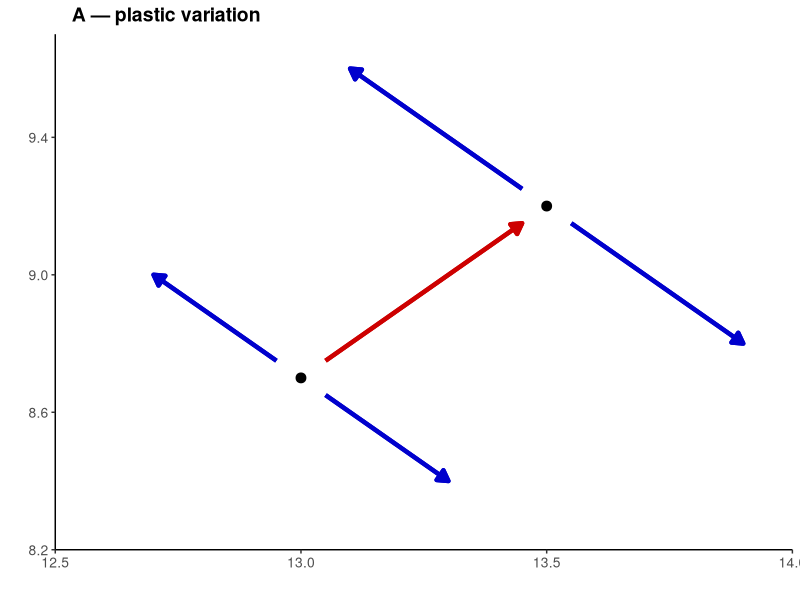
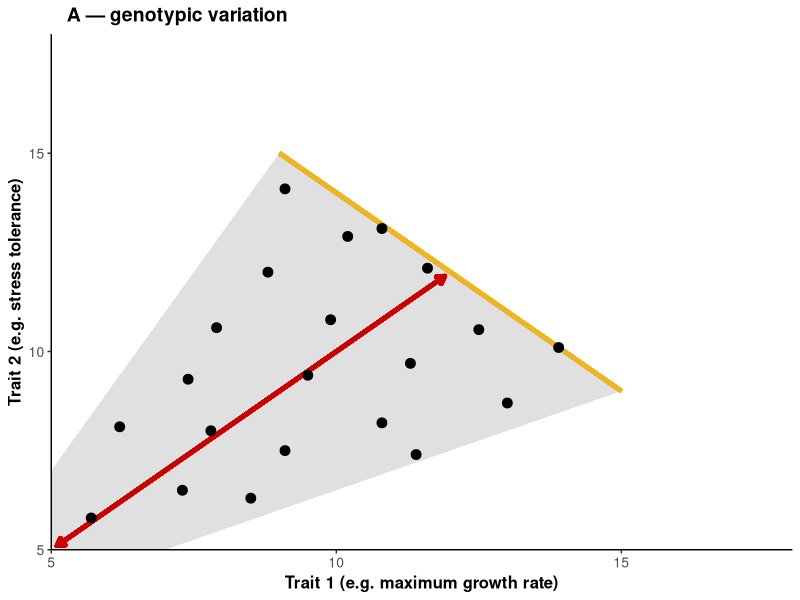

Write R code to recreate these figures, in order. (Note: this script raises an error after producing the figures.)
# Jason R Laurich

# September 9th, 2025

# Creating an introductory figure to lay out hypotheses and predictions/ serve as a roadmap for the paper

# 3 panels?

# Idea - working off of the Metcalfe 2025 JEB paper: one panel could be at the level of organism? The three ways in which trade-offs
# can emerge as a result of energy ceilings? (3) plastic ceiling - location of PF could change within a single org.
# How does this relate to our experiments? Physiological changes (epigenetic) or adaptive evolution of this frontier?

# Idea - working of the Y-model resource-dependent trade off idea (e.g. Johnson and Nassrullah, 2025) - trade-offs could be detected 
# with quantile regressions? What about at the bleeding edge (PFs)?!?
# Also more variation in resource acquisition (e.g. 1/R*s) leads to weaker/ positive correlations? Could test this with my data
# Both across the whole dataset and among Pareto-optimal points?

# Question - what is the formal definition of Pareto fronts in biology? Would they apply at the level of individuals, or just within sp. and across them?

# Garland et al 2022: (1) allocation constraints, (2) functional conflicts, (3) shared biochemical pathways, (4) antagonistic pleiotropy,
# (5) ecological circumstances/ selection regime, (6) sexual selection. 
# 1-3 all for sure involved in our study. 

# Idea - do I go back and fit models to each replicate within each population? Would allow me to assess variation in resource acquisition within experimental
# populations and its effects on weaker negative correlations? OR positive? (e.g. Mark Johnston's question). Also the Haave-Audet meta-analysis'.... point 
# about looking at trade-offs within individuals (here really within genetically similar populations) and among them. 

# Packages & Functions ----------------------------------------------------

library(tidyverse)
library(cowplot)
library(patchwork)

# Create panel A — variation w/in individuals  --------------------

df.A <- data.frame(
  y = c(8.7, 9.2),
  x = c(13, 13.5)
)

p.A <- ggplot(df.A, aes(x = x, y = y)) +
  geom_point(size= 3) +
  
  theme_classic() +
  
  
  labs(x = "",    
       y = "", 
       title = "A — plastic variation") +  # labels
  
  theme(
    legend.position = "none",  
    axis.title = element_text(size = 12, face = "bold"),  
    axis.text = element_text(size = 10, face ="plain"),
    plot.title = element_text(size = 14, face = "bold", hjust = 0.03)# theme stuff
  ) +
  
  geom_segment(
    aes(x = 13.05, y = 8.75, xend = 13.45, yend = 9.15),
    inherit.aes = FALSE,
    colour = "red3", linewidth = 1.5,
    arrow = arrow(length = unit(3, "mm"), type = "closed")
  ) +
  
  geom_segment(
    aes(x = 13.05, y = 8.65, xend = 13.30, yend = 8.4),
    inherit.aes = FALSE,
    colour = "blue3", linewidth = 1.5,
    arrow = arrow(length = unit(3, "mm"), type = "closed")
  ) +
  
  geom_segment(
           x = 12.95,  y = 8.75,
           xend = 12.7,   yend = 9.0,
           colour = "blue3", linewidth = 1.5,
           arrow = arrow(length = unit(3, "mm"), type = "closed")
  ) +
  
  geom_segment(
           x = 13.55,  y = 9.15,
           xend = 13.9,   yend = 8.8,
           colour = "blue3", linewidth = 1.5,
           arrow = arrow(length = unit(3, "mm"), type = "closed")
  ) +
  
  geom_segment(
           x = 13.45,  y = 9.25,
           xend = 13.1,   yend = 9.6,
           colour = "blue3", linewidth = 1.5,
           arrow = arrow(length = unit(3, "mm"), type = "closed")
  ) +
  
  coord_cartesian(xlim = c(12.5,14), ylim = c(8.2,9.7), expand = FALSE)

p.A

# Create panel B — variation across individuals/ genotypes ----------------

df.B <- data.frame(
  x = c(5.7, 6.2, 7.3, 7.4, 8.5, 7.8, 8.8, 9.1, 7.9, 9.5, 10.8, 9.9, 10.2, 11.6, 11.4, 11.3, 13.9, 9.1, 12.5, 13.0, 10.8),
  y = c(5.8, 8.1, 6.5, 9.3, 6.3, 8.0, 12.0, 7.5, 10.6, 9.4, 8.2, 10.8, 12.9, 12.1, 7.4, 9.7, 10.1, 14.1, 10.55, 8.7, 13.1)
)

poly.band <- data.frame(
  x = c(5, 7, 15, 9, 5),
  y = c(5, 5, 9, 15, 7)
)

p.B <- ggplot(df.B, aes(x = x, y = y)) +
  
  geom_polygon(data = poly.band, aes(x, y),
               fill = "grey60", alpha = 0.3, colour = NA,
               inherit.aes = FALSE) +
  
  scale_y_continuous(limits = c(5, 18), breaks = c(5, 10, 15)) +
  scale_x_continuous(limits = c(5, 18), breaks = c(5, 10, 15)) +
  
  theme_classic() +
  
  geom_segment(
    aes(x = 5.1, y = 5.1, xend = 11.9, yend = 11.9),
    inherit.aes = FALSE,
    colour = "red3", linewidth = 1.5,
    arrow = arrow(length = unit(2.1, "mm"), ends = "both", type = "closed")) +
  
  geom_segment(
    x = 15,  y = 9,
    xend = 9,   yend = 15,
    colour = "goldenrod2", linewidth = 1.5) +
  
  # annotate(
  #  "rect",
  #  xmin = 12.5, xmax = 14,
  #  ymin = 8.2, ymax = 9.7,
  #  fill = NA, colour = "black", linewidth = 1.5
  #) +
  
  geom_point(size= 3) +
  
  labs(x = "Trait 1 (e.g. maximum growth rate)",    
       y = "Trait 2 (e.g. stress tolerance)", 
       title = "A — genotypic variation") +  # labels
  
  theme(
    legend.position = "none",  
    axis.title = element_text(size = 12, face = "bold"),  
    axis.text = element_text(size = 10, face ="plain"),
    plot.title = element_text(size = 14, face = "bold", hjust = 0.03)# theme stuff
  ) +
  
#  annotate("text", x = 12.5, y = 12.5, label = "Pareto front", size = 5.1, fontface = "bold", colour = "goldenrod2", angle = -45) +
  
  coord_cartesian(xlim = c(5,18), ylim = c(5,18), expand = FALSE) 

p.B

# Create panel C — variation across individuals/ genotypes with a gap ----------------

df.C <- data.frame(
  x = c(5.7, 6.2, 7.3, 7.4, 8.5, 7.8, 9.1, 7.90, 9.5, 10.8, 12.0, 14.1, 13.55, 13.1, 10.70, 14.55, 9.10, 11.90, 14.45, 10.1, 14.7, 13.1),
  y = c(5.8, 8.1, 6.5, 9.3, 6.3, 8.0, 7.5, 10.6, 9.4, 8.20, 13.6, 10.2, 12.30, 13.8, 14.55, 11.10, 14.1, 14.45, 11.90, 14.7, 9.10, 13.0)
)

p.C <- ggplot(df.C, aes(x = x, y = y)) +
  
  scale_y_continuous(limits = c(5, 16), breaks = c(5, 10, 15)) +
  scale_x_continuous(limits = c(5, 16), breaks = c(5, 10, 15)) +
  
  theme_classic() +
  
  geom_segment(
    aes(x = 5.1, y = 5.1, xend = 13.4, yend = 13.4),
    inherit.aes = FALSE,
    colour = "red3", linewidth = 1.5,
    arrow = arrow(length = unit(2.1, "mm"), ends = "both", type = "closed")) +
  
  geom_line(data = curve_pts, aes(x = x, y = y), color = "orchid2", size = 1.5, inherit.aes = FALSE) +  # Pareto front
  
  geom_polygon(data = poly.crv, aes(x, y),
               fill = "grey60", alpha = 0.3, colour = NA,
               inherit.aes = FALSE) +
  
  geom_point(size= 3) +
  
  labs(x = "Trait 1 (e.g. nutrient acquisition)",    
       y = "Trait 2 (e.g. stress tolerance)", 
       title = "B — genotypic variation") +  # labels
  
  theme(
    legend.position = "none",  
    axis.title = element_text(size = 12, face = "bold"),  
    axis.text = element_text(size = 10, face ="plain"),
    plot.title = element_text(size = 14, face = "bold", hjust = 0.03)# theme stuff
  ) +
  
  annotate("text", x = 13.8, y = 13.8, label = "Pareto front", size = 5.1, fontface = "bold", colour = "orchid2", angle = -45) +
  
  coord_cartesian(xlim = c(5,16), ylim = c(5,16), expand = FALSE) 

p.C

# Create panel C.2 — variation across individuals/ genotypes with a gap, PF extended into new space ----------------

df.C2 <- data.frame(
  x = c(5.7, 6.2, 7.3, 7.4, 8.5, 7.8, 8.8, 9.1, 7.9, 9.5, 10.8, 9.9, 10.2, 11.6, 11.4, 11.3, 13.9, 9.1, 12.5, 13.0, 10.8, 13.55, 11.25, 9.9, 15.2, 12.85, 16.6, 15.8, 12.5, 10.5, 14.0),
  y = c(5.8, 8.1, 6.5, 9.3, 6.3, 8.0, 12.0, 7.5, 10.6, 9.4, 8.2, 10.8, 12.9, 12.1, 7.4, 9.7, 10.1, 14.1, 10.55, 8.7, 13.1, 13.3, 15.85, 16.7, 11.9, 14.3, 10.1, 10.7, 13.4, 15.1, 12.1)
)

p.C2 <- ggplot(df.C2, aes(x = x, y = y)) +
  
  geom_polygon(data = poly.band, aes(x, y),
               fill = "grey60", alpha = 0.3, colour = NA,
               inherit.aes = FALSE) +
  
  scale_y_continuous(limits = c(5, 18), breaks = c(5, 10, 15)) +
  scale_x_continuous(limits = c(5, 18), breaks = c(5, 10, 15)) +
  
  theme_classic() +
  
  geom_segment(
    x = 15,  y = 9,
    xend = 9,   yend = 15,
    colour = "goldenrod2", linewidth = 1.5) +
  
  geom_segment(
    x = 17,  y = 10,
    xend = 10,   yend = 17,
    colour = "goldenrod2", linewidth = 1.5) +
  
  geom_segment(
    aes(x = 5.1, y = 5.1, xend = 13.4, yend = 13.4),
    inherit.aes = FALSE,
    colour = "red3", linewidth = 1.5,
    arrow = arrow(length = unit(2.1, "mm"), ends = "both", type = "closed")) +
  
  geom_point(size= 3) +
  
  labs(x = "Trait 1 (e.g. maximum growth rate)",    
       y = "Trait 2 (e.g. stress tolerance)",  
       title = "B — genotypic variation") +  # labels
  
  theme(
    legend.position = "none",  
    axis.title = element_text(size = 12, face = "bold"),  
    axis.text = element_text(size = 10, face ="plain"),
    plot.title = element_text(size = 14, face = "bold", hjust = 0.03)# theme stuff
  ) +
  
  # annotate("text", x = 14, y = 14, label = "Pareto fronts", size = 5.1, fontface = "bold", colour = "goldenrod2", angle = -45) +
  
  coord_cartesian(xlim = c(5,18), ylim = c(5,18), expand = FALSE) 

p.C2

# Create panel E - interspecific variation (broad, positive)---------------------------------------

poly.band.E <- data.frame(
  x = c(2, 20, 9.5),
  y = c(2, 9.5, 20)
)

df.E <- data.frame(
  x = c(3.30, 4.7, 7.5, 4.8, 12.2, 11.2, 6.6, 7.3, 10.2, 13.1, 15.1, 16.7, 7.7, 12.8, 10.3, 9.7, 14.2, 19.5, 10.1),
  y = c(2.75, 8.1, 4.9, 5.1, 12.4, 6.5, 12.0, 9.5, 8.80, 6.70, 11.9, 9.3, 14.3, 9.70, 12.8, 16.6, 14.6, 9.6, 19.3)
)

df.E <- df.E %>% 
  mutate(x.ci = runif(n(),0.2,2.5), y.ci = runif(n(),0.2,2)) # Randomly assign spread values representing variation in ellipse shape and orientation


p.E <- ggplot(df.E, aes(x = x, y = y)) +
  
  geom_polygon(data = poly.band.E, aes(x, y),
               fill = "grey60", alpha = 0.3, colour = NA,
               inherit.aes = FALSE) +
  
  geom_segment(
    x = 20,  y = 9.5,
    xend = 9.5,   yend = 20,
    colour = "goldenrod2", linewidth = 1.5) +
  
  geom_point(size= 3) +
  
  scale_y_continuous(limits = c(0, 21), breaks = c(0, 5, 10, 15, 20)) +
  scale_x_continuous(limits = c(0, 21), breaks = c(0, 5, 10, 15, 20)) +
  
  geom_spoke(aes(angle = pi/4,        radius = y.ci), linewidth = 0.6) +
  geom_spoke(aes(angle = pi/4 + pi,   radius = y.ci), linewidth = 0.6) +
  
  geom_spoke(aes(angle = -pi/4,       radius = x.ci), linewidth = 0.6) +
  geom_spoke(aes(angle = -pi/4 + pi,  radius = x.ci), linewidth = 0.6) +
  
  labs(x = "Trait 1 (e.g. maximum growth rate)",    
       y = "Trait 2 (e.g. stress tolerance)",  
       title = "D — variation among species") +  # labels
  
  theme_classic() +
  
  theme(
    legend.position = "none",  
    axis.title = element_text(size = 12, face = "bold"),  
    axis.text = element_text(size = 10, face ="plain"),
    plot.title = element_text(size = 14, face = "bold", hjust = 0.03)# theme stuff
  ) +
  
  # annotate("text", x = 15.25, y = 15.25, label = "Pareto front", size = 5.1, fontface = "bold", colour = "goldenrod2", angle = -45) +
  
  coord_cartesian(xlim = c(0,21), ylim = c(0,21), expand = FALSE)

p.E

# Create panel D - interspecific variation (negative, narrower) ---------------------

poly.band.D <- data.frame(             # Create a polygon! We'll set the lower limits at y and x 7.5. Slope is 7.5/18.
  x = c(17, 20, 9.5, 7.833333),        # solve for x = 16? ▲y = 4*(7.5/18) = 1.666667. y = 7.833333. Reverse for top left
  y = c(7.833333, 9.5, 20, 17)
)

df.D <- df.E %>% 
  filter(x >= 14.5 | y >= 14.5)

df.D2 <- data.frame(
  x = c(10.5, 12.5, 17.1, 12.5, 15.9, 13.6),
  y = c(15.1, 16.3, 10.6, 14.9, 13.1, 12.4)
)

df.D2 <- df.D2 %>% 
  mutate(x.ci = runif(n(),0.2,2.5), y.ci = runif(n(),0.2,2)) # Randomly assign spread values representing variation in ellipse shape and orientation

df.D <- rbind(df.D, df.D2)
  
p.D <- ggplot(df.D, aes(x = x, y = y)) +
  geom_point(size= 3) +
  
  geom_polygon(data = poly.band.D, aes(x, y),
               fill = "grey60", alpha = 0.3, colour = NA,
               inherit.aes = FALSE) +
  
  geom_segment(
    x = 20,  y = 9.5,
    xend = 9.5,   yend = 20,
    colour = "goldenrod2", linewidth = 1.5) +
  
  scale_y_continuous(limits = c(0, 21), breaks = c(0, 5, 10, 15, 20)) +
  scale_x_continuous(limits = c(0, 21), breaks = c(0, 5, 10, 15, 20)) +
  
  geom_spoke(aes(angle = pi/4,        radius = y.ci), linewidth = 0.6) +
  geom_spoke(aes(angle = pi/4 + pi,   radius = y.ci), linewidth = 0.6) +
  
  geom_spoke(aes(angle = -pi/4,       radius = x.ci), linewidth = 0.6) +
  geom_spoke(aes(angle = -pi/4 + pi,  radius = x.ci), linewidth = 0.6) +
  
  labs(x = "Trait 1 (e.g. maximum growth rate)",    
       y = "Trait 2 (e.g. stress tolerance)", 
       title = "C — variation among species") +  # labels
  
  theme_classic() +
  
  theme(
    legend.position = "none",  
    axis.title = element_text(size = 12, face = "bold"),  
    axis.text = element_text(size = 10, face ="plain"),
    plot.title = element_text(size = 14, face = "bold", hjust = 0.03)# theme stuff
  ) +
  
  coord_cartesian(xlim = c(0,21), ylim = c(0,21), expand = FALSE) 
  
  # annotate("text", x = 15.25, y = 15.25, label = "Pareto front", size = 5.1, fontface = "bold", colour = "goldenrod2", angle = -45)

p.D

top   <- plot_spacer() + p.A + plot_spacer() + plot_layout(widths = c(0.25, 0.5, 0.25))
p.final <- top / (p.B | p.C2) / (p.D | p.E)
p.final

p.final2 <- (p.B | p.C2) / (p.D | p.E)
p.final2

ggsave("figures/15_fig_conceptual.jpeg", p.final, width = 15, height = 21)
ggsave("figures/15_fig_conceptual.pdf", p.final, width = 15, height = 21)

ggsave("figures/15_fig_conceptual_v2.jpeg", p.final2, width = 15, height = 15)
